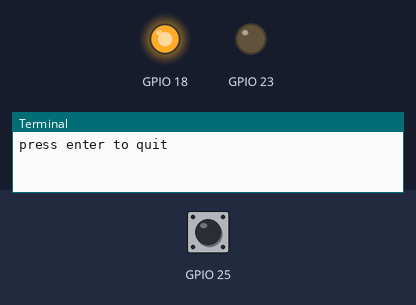
A program run on a simulated Raspberry Pi (BCM pin numbers). Parts: output pins drawn as LEDs (lit = HIGH), the last lines printed to the terminal. The inputs (shaded band) are chosen by the test bench; at power-on: GPIO 25 LOW.

Above: at 1.2 s.
1.3 s: GPIO 25 pulled HIGH for 0.15 s
At 2.4 s:
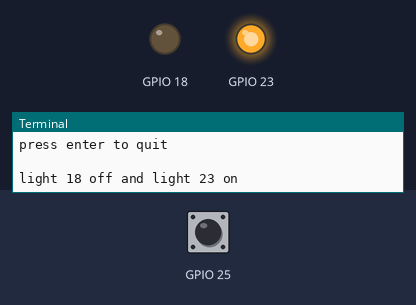
2.9 s: GPIO 25 pulled HIGH for 1 s
At 3.6 s:
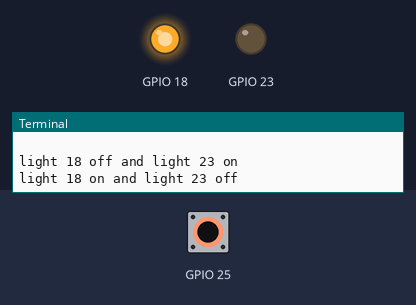
5.4 s: GPIO 25 pulled HIGH for 3.2 s
At 6.7 s:
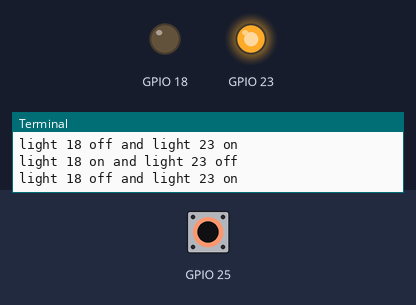
Timing chart, 0 to 8.4 s (numbered marks = the images above; inputs shaded):
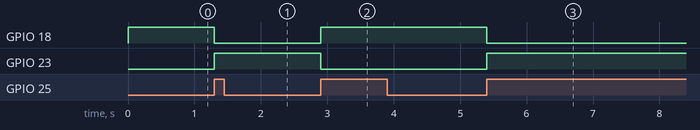

The program:

button3.py
```python
import RPi.GPIO as GPIO


light_18_on=True


def button_pressed(channel):
  global light_18_on

  if light_18_on:
    light_18_on=False
    GPIO.output(18, False)
    GPIO.output(23, True)
    print("light 18 off and light 23 on")

  else:
    light_18_on=True
    GPIO.output(18, True)
    GPIO.output(23, False)
    print("light 18 on and light 23 off")


GPIO.setwarnings(False)
GPIO.setmode(GPIO.BCM)
GPIO.setup(25, GPIO.IN, pull_up_down=GPIO.PUD_DOWN)
GPIO.setup(18, GPIO.OUT)
GPIO.setup(23, GPIO.OUT)

GPIO.add_event_detect(25, GPIO.RISING, callback=button_pressed, bouncetime=500)

GPIO.output(18, True)

input("press enter to quit\n\n")

GPIO.cleanup()
```

Measured:
- after the input at 1.3 s, GPIO 18: HIGH → LOW at once; GPIO 23: LOW → HIGH at once
- after the input at 2.9 s, GPIO 18: LOW → HIGH at once; GPIO 23: HIGH → LOW at once
- after the input at 5.4 s, GPIO 18: HIGH → LOW at once; GPIO 23: LOW → HIGH at once
